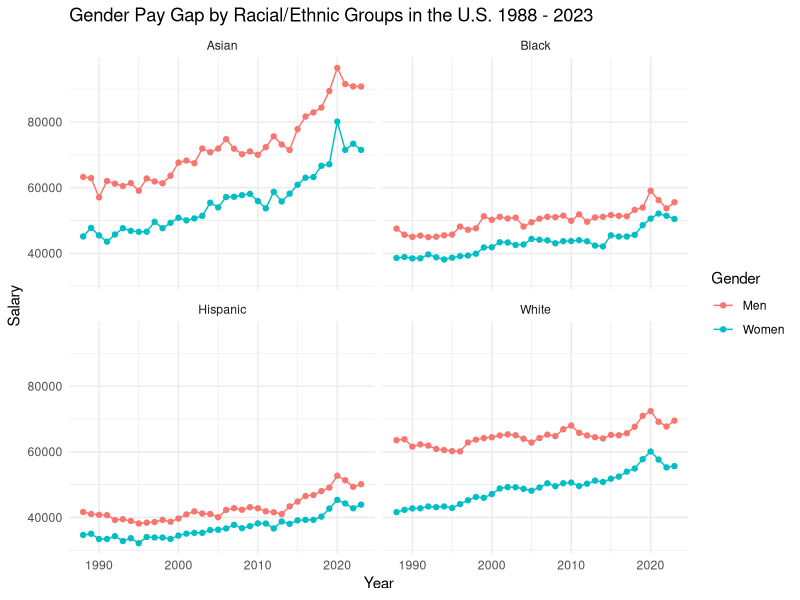
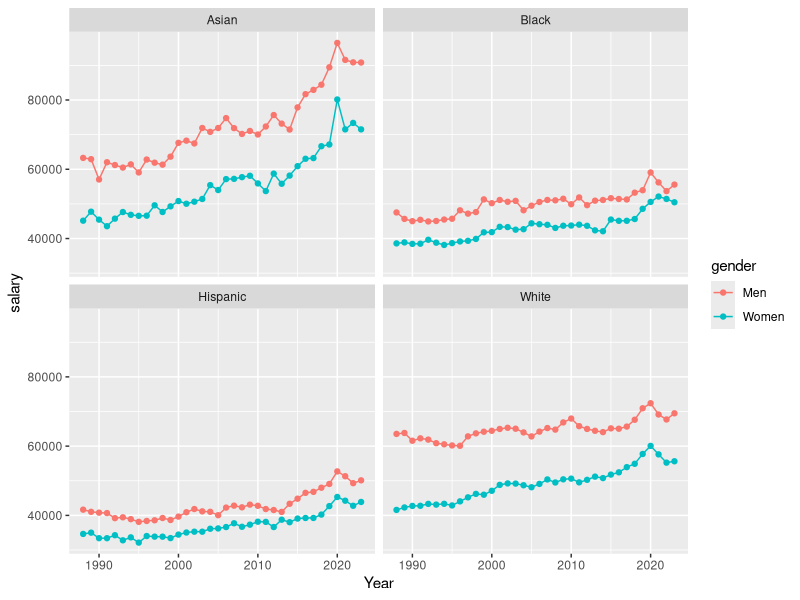
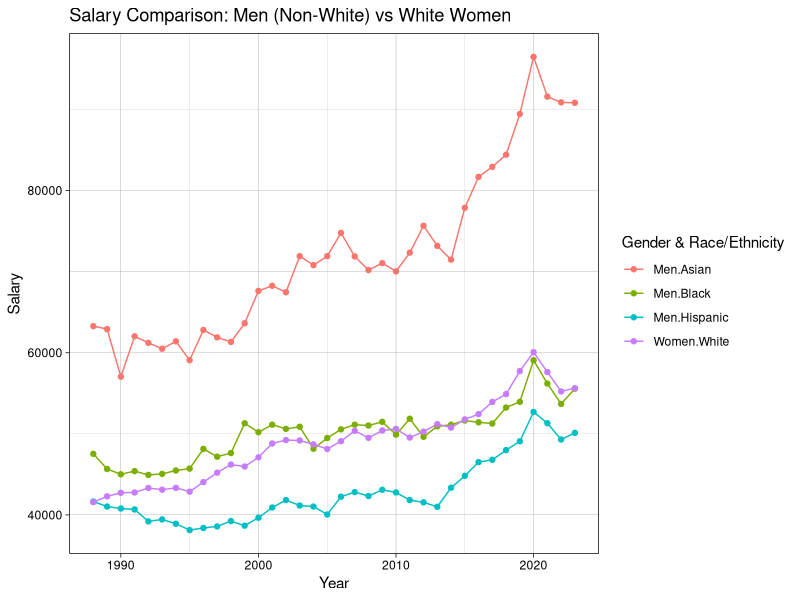
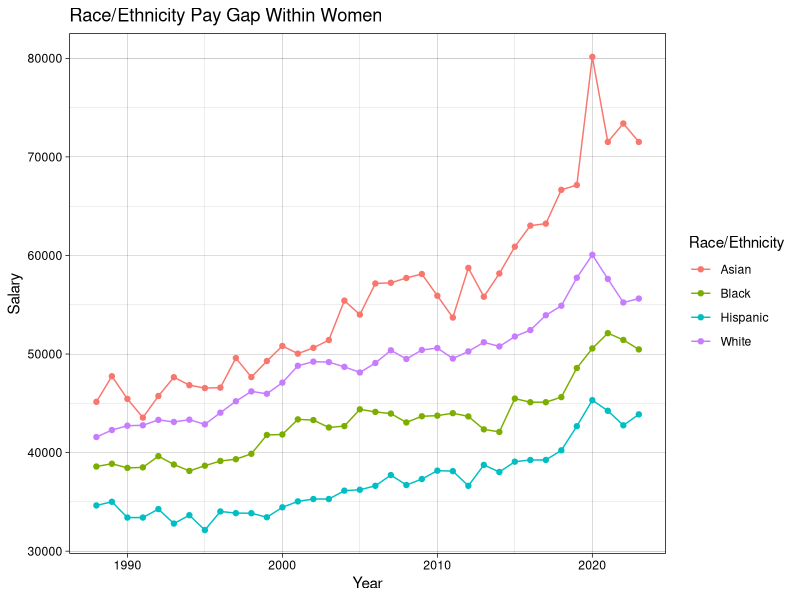
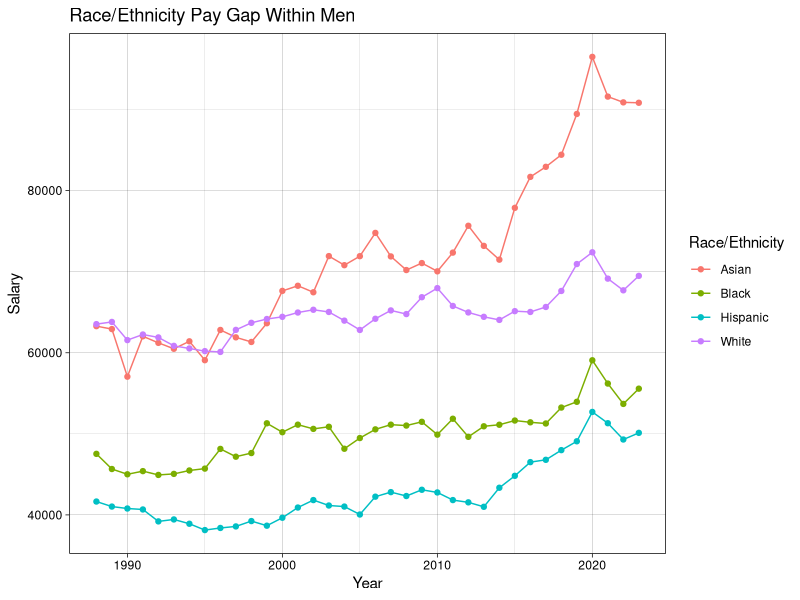
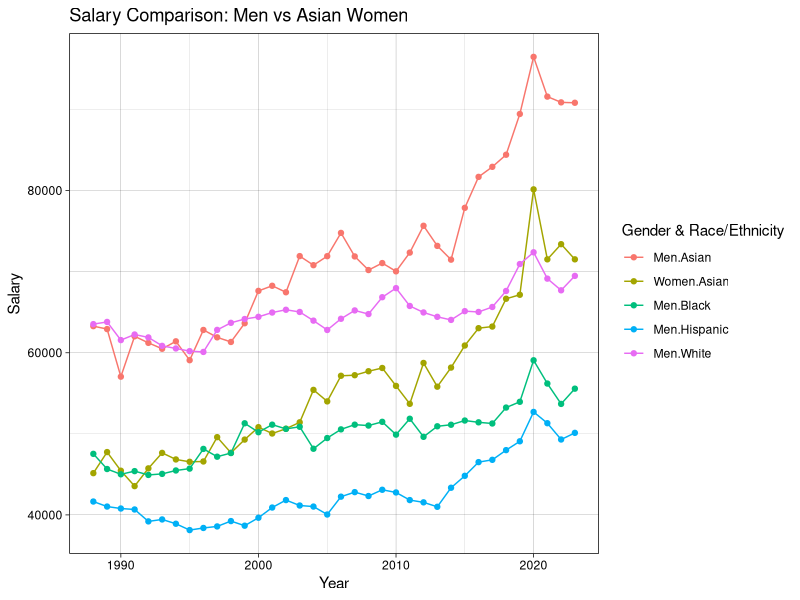

The R script that drew these images, in order:
## ---- chunk 1
library(tidyverse)
salarydata <- read.csv("../../salary_bras.csv")

#To clean and transform the data for better use

salarydata <- gather(
  salarydata,
  group,
  salary,
  Asian.Men:White.Women,
  factor_key = TRUE
)


salarydata$ethnicity <- str_split_i(
  salarydata$group,
  "\\.",
  1
)

salarydata$gender <- str_split_i(
  salarydata$group,
  "\\.",
  2
)

#To filter a data set without the total values

salary_data_filter <- salarydata |> filter(ethnicity != "Total")
??salarydata

#To create a graph that shows how are women and man pay across racial groups

 ggplot(salary_data_filter, mapping = aes (x = Year, y = salary, group = gender,
                                   color = gender)) +
   geom_line()+
   geom_point()+
   facet_wrap(~ethnicity) +
   labs(title = "Gender Pay Gap by Racial/Ethnic Groups in the U.S. 1988 - 2023",
        y = "Salary",
        x = "Year", color = "Gender")+
   theme_minimal()

ggplot(salary_data_filter, mapping = aes( x= Year, y = salary,
                                          color=gender))+
  geom_line()+
  geom_point()+
  facet_wrap(~ethnicity)

# To create a filter of Non White Males vs White women 

salarydata_whitewomen <- salary_data_filter |> filter((
  gender == "Men" & ethnicity != "White") | (
    gender == "Women" & ethnicity == "White"))

# The creation of the plot of the comparison

ggplot(salarydata_whitewomen, aes(
  x=Year, y=salary, color = interaction(gender, ethnicity)))+
  geom_line()+
  geom_point()+
  labs(title = "Salary Comparison: Men (Non-White) vs White Women", x = "Year",
       y = "Salary", color = "Gender & Race/Ethnicity")+
  theme_linedraw()

#To create a filter of Women only

salarydata_women <- salary_data_filter |> filter(gender == "Women")
salarydata_women

#To create a filter of Men only

salarydata_men <- salary_data_filter |> filter(gender == "Men")
salarydata_men

#To create a plot for women pay gap across groups 

ggplot(salarydata_women, aes(
  x = Year, y = salary, color = ethnicity))+
  geom_line()+
  geom_point()+
  labs(title ="Race/Ethnicity Pay Gap Within Women", x = "Year", y = "Salary",
       color = "Race/Ethnicity")+
  theme_linedraw()

#To make a graph to show the pay gap within men 

ggplot(salarydata_men, aes(
  x = Year, y = salary, color = ethnicity))+
  geom_line()+
  geom_point()+
  labs(title ="Race/Ethnicity Pay Gap Within Men", x = "Year", y = "Salary",
       color = "Race/Ethnicity")+
  theme_linedraw()


# To create a filter of Men vs Asian women 

salarydata_asianwomen <- salary_data_filter |> filter((
  gender == "Men") | (
    gender == "Women" & ethnicity == "Asian"))

# The creation of the plot of the comparison

ggplot(salarydata_asianwomen, aes(
  x=Year, y=salary, color = interaction(gender, ethnicity)))+
  geom_line()+
  geom_point()+
  labs(title = "Salary Comparison: Men vs Asian Women", x = "Year",
       y = "Salary", color = "Gender & Race/Ethnicity")+
  theme_linedraw()
  
